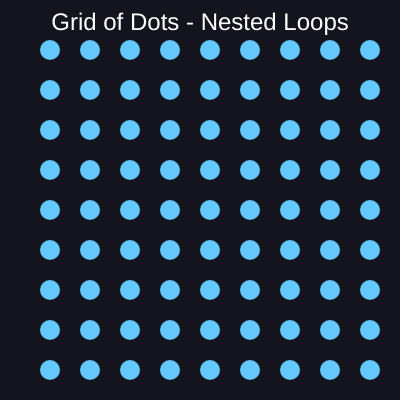
Frame 1 (no input)
Frame 2 (the mouse pressed at the canvas centre, redrawn once): identical to frame 1, image omitted

The p5.js sketch that drew this single still picture (run headless with seeded random() and noise() and a simulated clock; the mouse was pressed at the canvas centre and the sketch redrawn once):

// p5.js sketch
// ── sketch.js
function setup() {
  createCanvas(400, 400);
  noLoop(); // Static sketch - no animation needed
}

function draw() {
  background(20, 20, 30);
  
  // Set dot properties
  fill(100, 200, 255);
  noStroke();
  
  // Nested loops to create a grid of dots
  // Outer loop for x-axis (columns)
  for (let x = 50; x < width; x = x + 40) {
    // Inner loop for y-axis (rows)
    for (let y = 50; y < height; y = y + 40) {
      // Draw a circle at each grid position
      circle(x, y, 20);
    }
  }
  
  // Title
  fill(255);
  textAlign(CENTER);
  textSize(24);
  text("Grid of Dots - Nested Loops", width/2, 30);
}

// ── style.css
/* Minimal back button in top-left corner */
.back-btn {
  position: absolute;
  top: 16px;
  left: 16px;
  z-index: 10;
  text-decoration: none;
}
.back-btn svg {
  display: block;
  fill: none;
  stroke: #ffd700;
  transition: stroke 0.2s;
}
.back-btn:hover svg {
  stroke: #ffa500;
}
html,
body {
  margin: 0;
  padding: 0;
  display: grid;
  place-content: center center;
  height: 100vh;
  background: #2a2a2a;
}

canvas {
  display: block;
  border: 3px solid #4caf50;
  border-radius: 1em;
}
